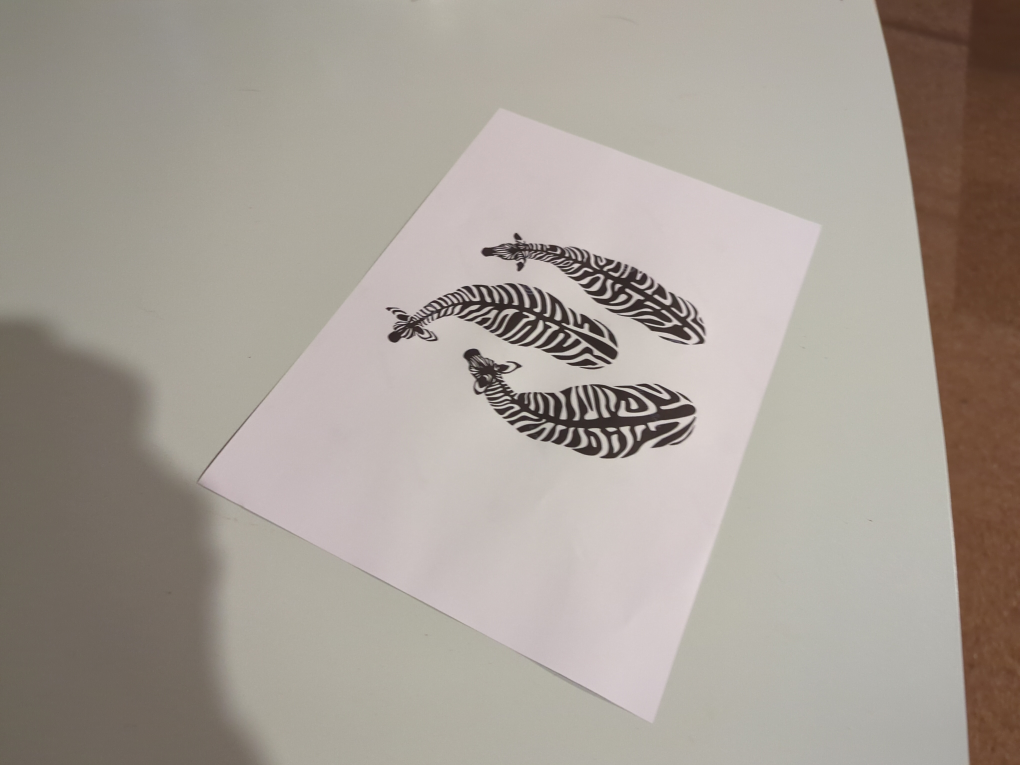
#> input picture deprecated/opencv/photo-large.jpg, 4080 x 3060 px (shown at 1/4 size)
$ python -i rectangle_detect.py   (imports and definitions only)
#> lines starting #> are read from the running program, lines starting #| are printed output that depends on the picture; after the words box and inside, x2 and y2 are one past the last pixel; in counts of white or black regions, pixels touching at a corner belong together
#> further down, picture is the input picture: shape (3060, 4080, 3); mean B, G, R 149.6, 157.8, 166
import cv2
# https://www.quora.com/How-can-I-detect-a-rectangle-using-OpenCV-code-in-Python

def detect_rect(frame):
  # Convert to grayscale
  gray = cv2.cvtColor(frame, cv2.COLOR_BGR2GRAY)
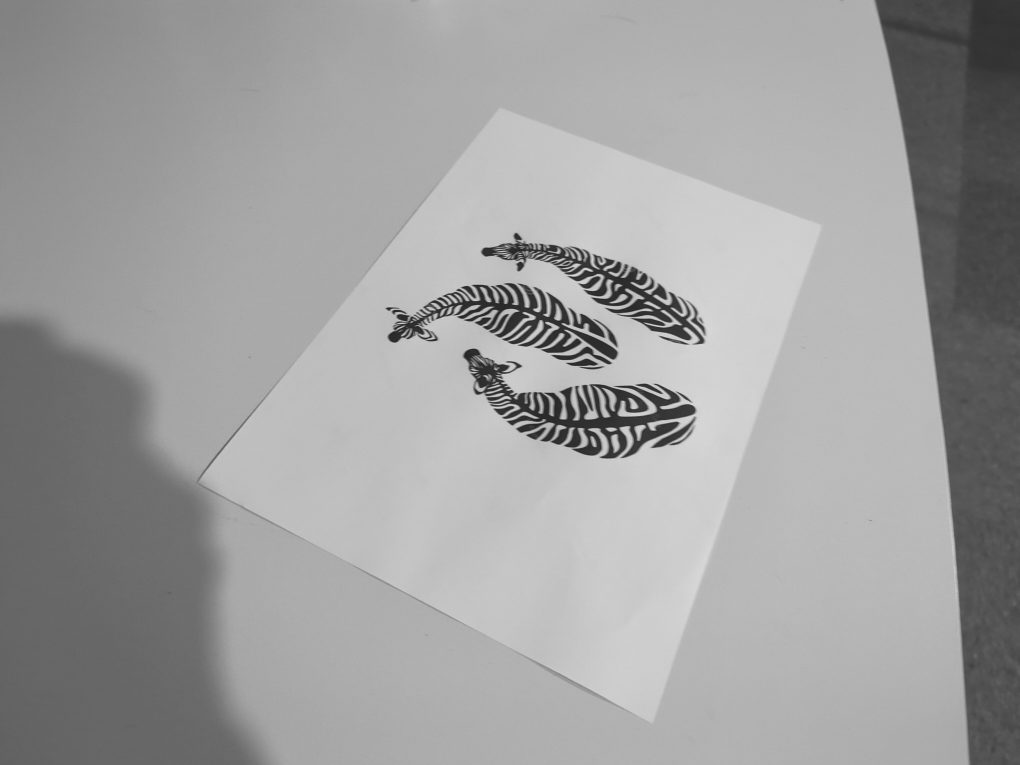
#> gray: shape (3060, 4080) (shown at 1/4 size); min 21, max 235, mean 159.4

  # Blur the image
  blurred = cv2.GaussianBlur(gray, (5, 5), 0)

  # Detect edges
  edges = cv2.Canny(blurred, 50, 150)
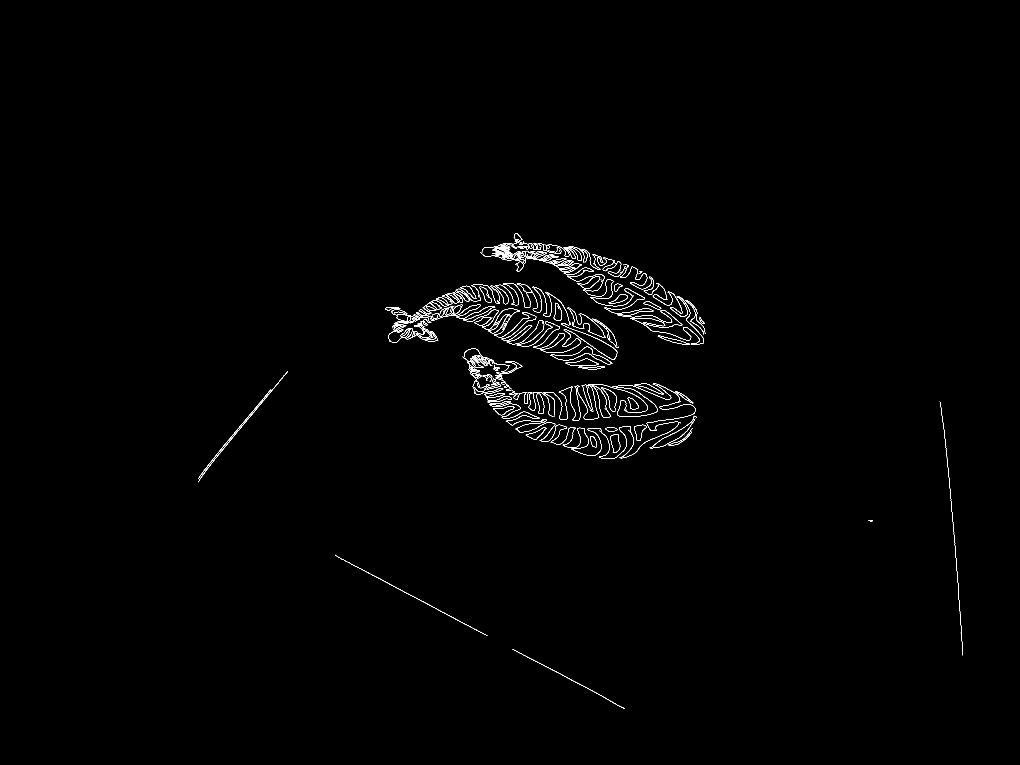
#> edges: shape (3060, 4080) (shown at 1/4 size); 0.38% white in thin lines or dots, all inside (x1, y1, x2, y2) = (792, 932, 3852, 2836)

  # Find contours
  contours, hierarchy = cv2.findContours(edges, cv2.RETR_TREE, cv2.CHAIN_APPROX_SIMPLE)
#> contours = 437 contours, 273 with area under 20; largest, box (x1, y1, x2, y2) and area: (2367, 1541, 2445, 1671) 3182, (2369, 1541, 2444, 1671) 3108, (2441, 1737, 2481, 1812) 2024, (2441, 1737, 2481, 1812) 2000, (2536, 1699, 2586, 1764) 1742

  # Filter contours
  rects = []
  for contour in contours:
      # Approximate the contour to a polygon
      polygon = cv2.approxPolyDP(contour, 0.01 * cv2.arcLength(contour, True), True)

      # Check if the polygon has 4 sides and the aspect ratio is close to 1
      if len(polygon) == 4 and abs(1 - cv2.contourArea(polygon) / (cv2.boundingRect(polygon)[2] * cv2.boundingRect(polygon)[3])) < 0.1:
          rects.append(polygon)
#> this loop made 437 passes
#> polygon on passes 1, 2, 9: [[2050, 2596], [2499, 2835]], [[1340, 2219], [1949, 2543]], [[2108, 1741]]
#> after the loop, rects = []

  # Draw rectangles
  for rect in rects:
    cv2.drawContours(frame, [rect], 0, (0, 255, 0), 2)
#> this loop made 0 passes

  return frame

# https://stackoverflow.com/questions/67457125/how-to-detect-white-region-in-an-image-with-opencv-python
# [71 lines left out: functions process, get_contours, crop_biggest_contour, crop_contour, not called in this run]

>>> import cv2
>>> picture = cv2.imread('photo-large.jpg')
>>> result = detect_rect(picture)

$ run again, on deprecated/opencv/photo-small.jpg
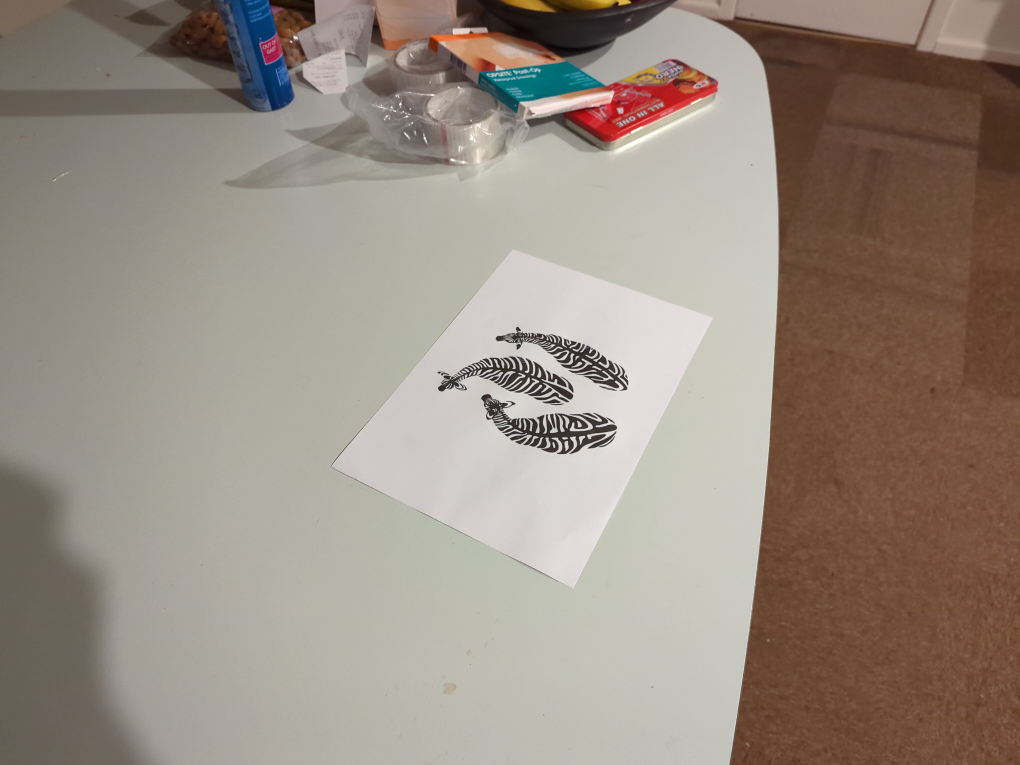
#> input picture deprecated/opencv/photo-small.jpg, 4080 x 3060 px (shown at 1/4 size)
#> picture is the input picture: shape (3060, 4080, 3); mean B, G, R 129.7, 140.7, 152.4
#> in detect_rect, `gray = cv2.cvtColor(frame, cv2.COLOR_BGR2GRAY)`:
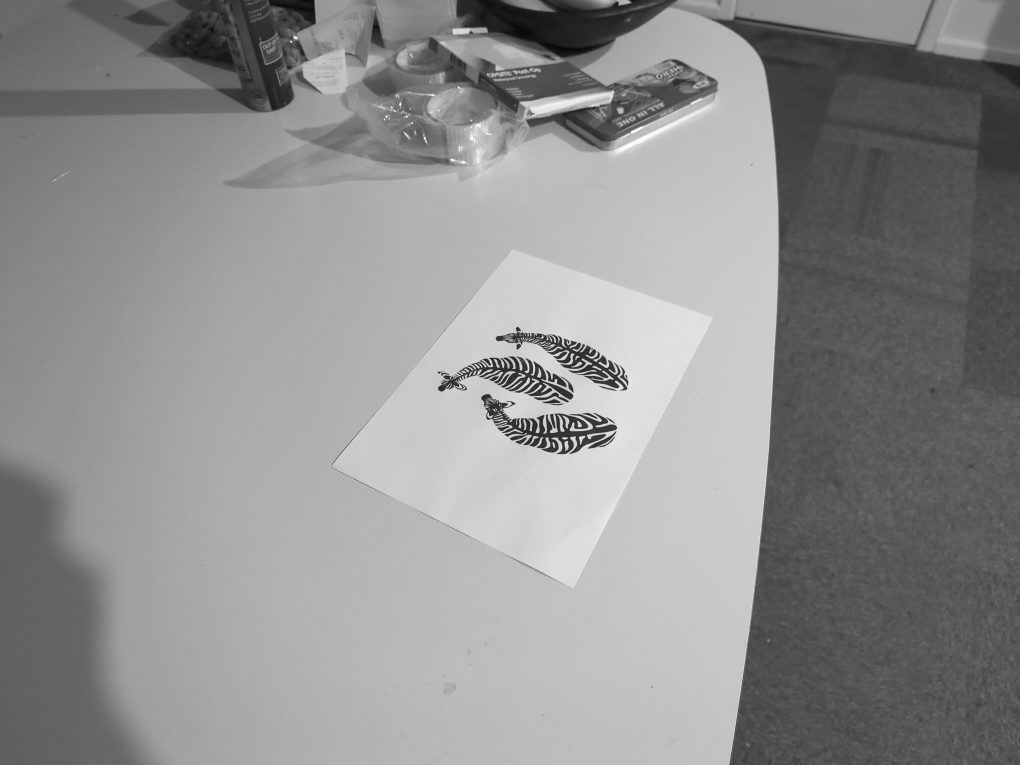
#> gray: shape (3060, 4080) (shown at 1/4 size); min 5, max 255, mean 143
#> in detect_rect, `edges = cv2.Canny(blurred, 50, 150)`:
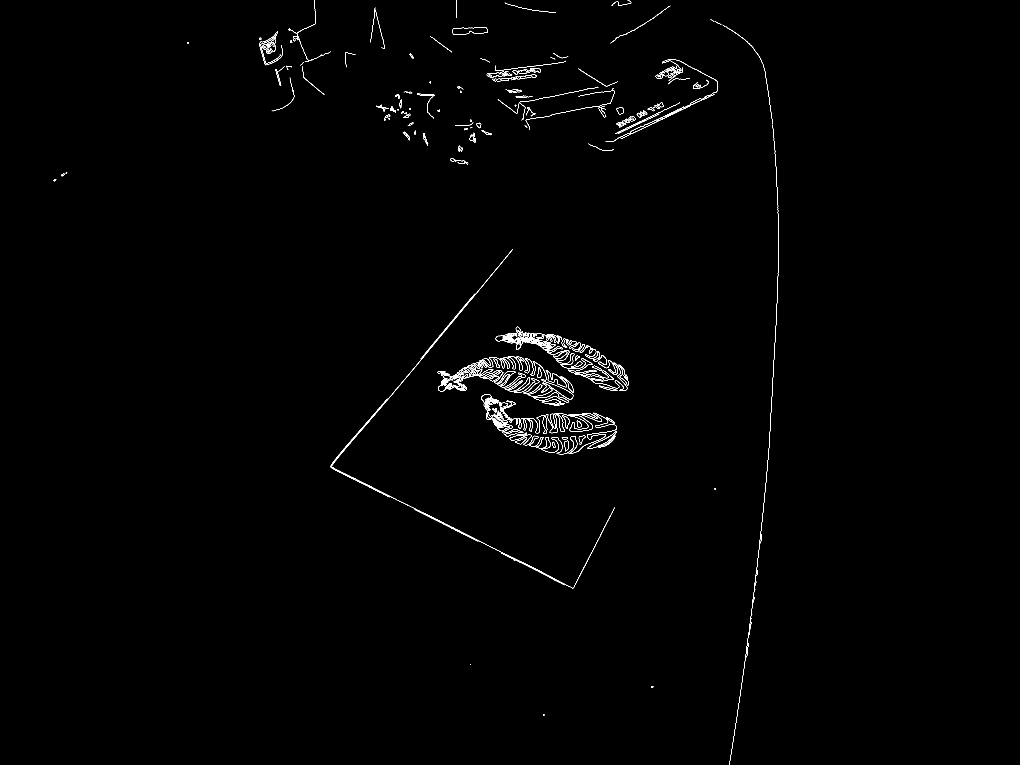
#> edges: shape (3060, 4080) (shown at 1/4 size); 0.38% white in thin lines or dots, all inside (x1, y1, x2, y2) = (214, 0, 3115, 3060)
#> contours = 478 contours, 261 with area under 20; largest, box (x1, y1, x2, y2) and area: (2183, 1480, 2267, 1549) 1916, (2183, 1480, 2267, 1549) 1842, (2349, 1725, 2466, 1795) 1620, (2349, 1725, 2466, 1795) 1506, (2134, 1569, 2276, 1610) 1464
#> the loop in detect_rect, `for contour in contours:` made 478 passes
#> polygon on passes 5, 10, 11: [[1880, 2656], [1880, 2659], [1883, 2659], [1883, 2656]], [[3006, 2473], [3005, 2474], [3005, 2475], [3006, 2474]], [[3008, 2458]]
#> after the loop in detect_rect, `for contour in contours:`: rects = []
